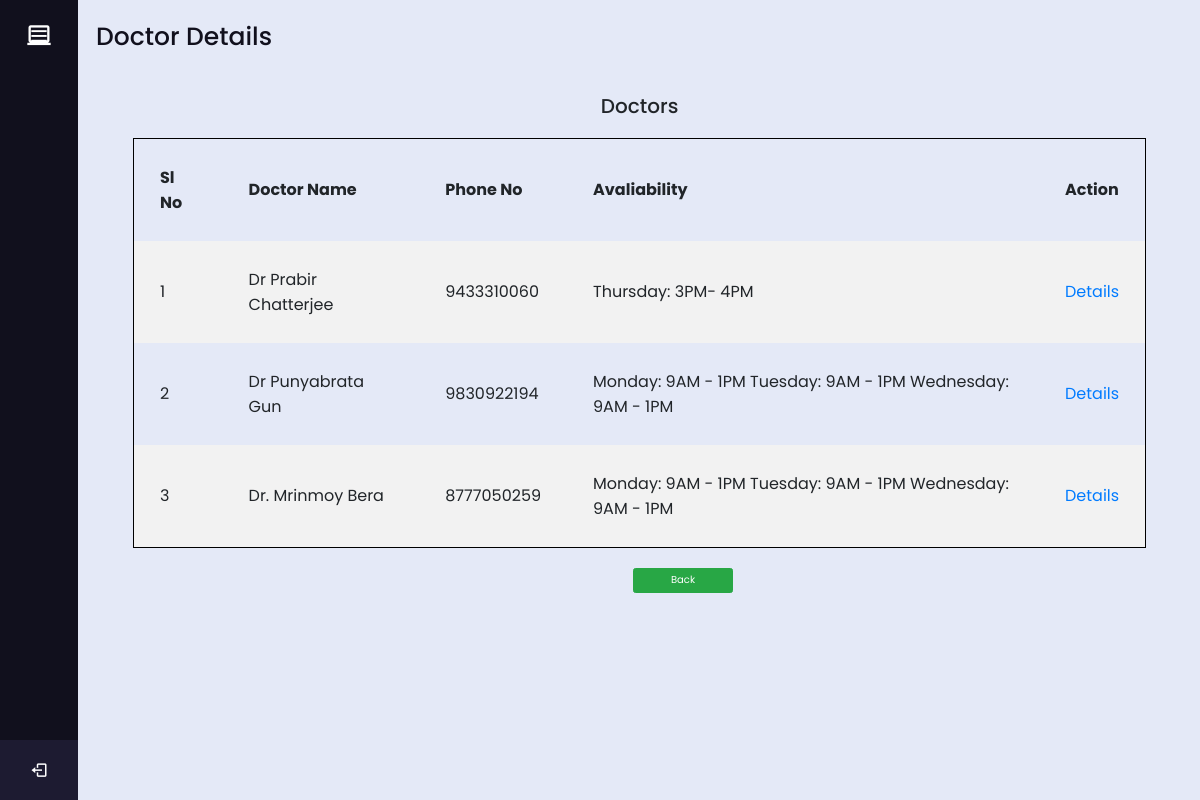
The app's page /total_doc2.php with its own data.
### tables this page shows
CREATE TABLE `doctor` (
  `doc_name` varchar(50) NOT NULL,
  `SSF_ID` int(11) NOT NULL,
  `Doctors_Registration_No` int(11) NOT NULL,
  `Gender` varchar(50) NOT NULL,
  `Specialty` varchar(50) NOT NULL,
  `Address` varchar(255) NOT NULL,
  `Mobile` bigint(11) NOT NULL,
  `Availability` varchar(255) NOT NULL
);

### total_doc2.php (the view, shortened to what this page needs)
<?php
    $conn = mysqli_connect("localhost", "arp7029", "790Aa@790", "doc_patient");
    $q1 = "SELECT * FROM `doctor`";
    $e1 = mysqli_query($conn, $q1);
?>
<!DOCTYPE html>
<html lang="en" dir="ltr">
<head>
    <link rel="stylesheet" href="style1.css">
    <link href='https://unpkg.com/boxicons@2.0.7/css/boxicons.min.css' rel='stylesheet'>
    <link rel="stylesheet" href="https://cdnjs.cloudflare.com/ajax/libs/font-awesome/4.7.0/css/font-awesome.min.css">
    <link rel="stylesheet" href="https://stackpath.bootstrapcdn.com/bootstrap/4.3.1/css/bootstrap.min.css">
</head>
<body>
    <div class="sidebar">
        <div class="logo-details">
            <a href="Volunteer/index.php"><i class='bx bx-laptop'></i></a>
            <i class='bx bx-menu' id="btn"></i>
        </div>
                     <li class="profile">
                <a href="TELMEDLogin.php"><i class="bx bx-log-out" id="log_out"></i> </a>
            </li>
    </div>
    <section class="home-section">
        <div class="text">Doctor Details</div>
        <div><br>
            <div class="row">
                <div class="column">
                    <table>
                        <h2 style="text-align: center;">Doctors</h2><br>
                        <tr>
                            <th>Sl No</th>
                            <th>Doctor Name</th>
                            <th>Phone No</th>
                            <th>Avaliability</th>
                            <th>Action</th>
                        </tr>
                        <?php $num = 1;  ?>
                        <?php $arr_ind = 0;  ?>
                        <?php while ($r = mysqli_fetch_array($e1)) {
                        ?>
                            <tr><?php $arr_ind++; ?>
                                <td><?php echo $num++ ?></td>
                                <td><?php echo $r['doc_name'] ?></td>
                                <td><?php echo $r['Mobile'] ?></td>
                                <td><?php echo $r['Availability'] ?></td>
                                <td><a href="details_doc2.php?x=<?php echo $r['doc_name']; ?>">Details</a></td>
                            </tr>
                        <?php
                        }
                        ?>
                    </table>
                    <button type="submit" id="but1" style="height:20px;padding-bottom:2rem;width:100px;margin-top:2rem;margin-left: 50rem;" class="btn-wide btn btn-success"><a style="color: white;" href="admin.php">Back</a></button>
                </div>
    </section>
</body>
</html>

### style1.css (style rules this page uses)
* { margin: 0; padding: 0; box-sizing: border-box; font-family: "Poppins" , sans-serif; }
html { font-size: 62.5%; }
.sidebar { position: fixed; left: 0; top: 0; height: 100%; width: 7.8rem; background: #11101D; padding: .6rem 1.4rem; z-index: 99; transition: all 0.5s ease; }
.sidebar .logo-details { height: 6rem; display: flex; align-items: center; position: relative; }
.sidebar .logo-details #btn { position: absolute; top: 50%; right: 0; transform: translateY(-50%); font-size: 2.2rem; transition: all 0.4s ease; font-size: 2.3rem; text-align: center; cursor: pointer; transition: all 0.5s ease; }
.sidebar i { color: #fff; height: 6rem; min-width: 5rem; font-size: 2.8rem; text-align: center; line-height: 6rem; }
.sidebar li { position: relative; margin: .8rem 0; list-style: none; }
.sidebar li a { display: flex; height: 100%; width: 100%; border-radius: 1.2rem; align-items: center; text-decoration: none; transition: all 0.4s ease; background: #11101D; }
.sidebar li i { height: 5rem; line-height: 5rem; font-size: 1.8rem; border-radius: 1.2rem; }
.sidebar li.profile { position: fixed; height: 6rem; width: 7.8rem; left: 0; bottom: -.8rem; padding: 1rem 1.4rem; background: #1d1b31; transition: all 0.5s ease; overflow: hidden; }
.sidebar .profile #log_out { position: absolute; top: 50%; right: 0; transform: translateY(-50%); background: #1d1b31; width: 100%; height: 6rem; line-height: 6rem; border-radius: 0px; transition: all 0.5s ease; }
.home-section { position: relative; background: #E4E9F7; min-height: 100vh; top: 0; left: 7.8rem; width: calc(100% - 7.8rem); transition: all 0.5s ease; z-index: 2; }
.home-section .text { display: inline-block; color: #11101d; font-size: 2.5rem; font-weight: 500; margin: 1.8rem }
td { padding-right: 1rem; margin-top: 1.5rem; padding-top: 1rem; }

### total_doc2.php (style rules this page uses)
:root { --calendar-bg-color: #262829; --calendar-font-color: #FFF; --weekdays-border-bottom-color: #404040; --calendar-date-hover-color: #505050; --calendar-current-date-color: #1b1f21; --calendar-today-color: linear-gradient(to bottom, #03a9f4, #2196f3); --calendar-today-innerborder-color: transparent; --calendar-nextprev-bg-color: transparent; --next-prev-arrow-color: #FFF; --calendar-border-radius: 16px; --calendar-prevnext-date-color: #484848 }
* { padding: 0; margin: 0; }
* { box-sizing: border-box; }
.row { margin-left: 50px; margin-right: -5px; }
.column { float: left; width: 95%; padding: 5px; }
.row::after { content: ""; clear: both; display: table; }
table { border-collapse: collapse; border-spacing: 0; width: 100%; border: 1px solid black; }
th, td { text-align: left; padding: 26px; }
tr:nth-child(even) { background-color: #f2f2f2; }

### records on screen
doctor: doc_name "Dr Prabir Chatterjee", Mobile "9433310060", Availability "Thursday: 3PM- 4PM"
doctor: doc_name "Dr Punyabrata Gun", Mobile "9830922194", Availability "Monday: 9AM - 1PM Tuesday: 9AM - 1PM Wednesday: 9AM - 1PM"
doctor: doc_name "Dr. Mrinmoy Bera", Mobile "8777050259", Availability "Monday: 9AM - 1PM Tuesday: 9AM - 1PM Wednesday: 9AM - 1PM"
